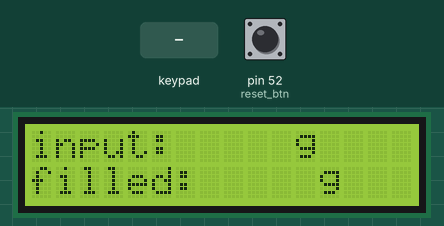
A sketch run on a simulated Arduino Mega 2560, built with avr-gcc and run on an emulated ATmega2560. Parts: 16×2 character LCD. The test bench sets the inputs (shaded band); at power-on: pin 52 (reset_btn) HIGH. What the sketch prints to the serial monitor is not drawn.

Above: at 1.2 s.
1.3 s: keypad keys 3 7 3 5 3 3 3 1 pressed 0.4 s apart
At 3.3 s:
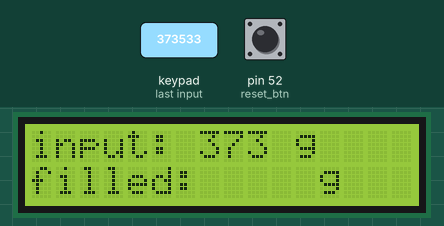
6.0 s: key '*' pressed
At 7.2 s:
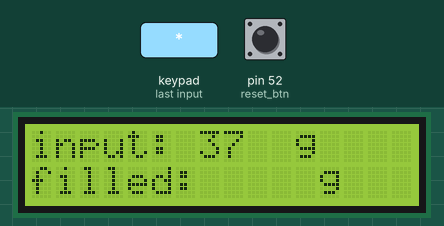
7.7 s: keypad keys 2 9 2 7 2 5 # pressed 0.4 s apart
At 8.4 s:
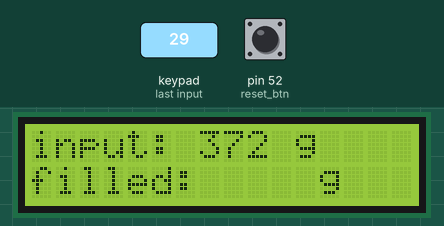
Timing chart, 0 to 10.7 s (numbered marks = the images above; inputs shaded):
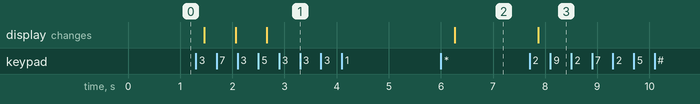

The sketch:

MeasurementInput_SM.ino
```cpp
//Measurement Input SM

//4x3 keypad (no letters)

//keypad library
#include <Keypad.h>
//lcd library
#include <LiquidCrystal.h>

//initialize keypad
const byte ROWS = 4; //4 rows
const byte COLS = 4; //4 columns

char keys[ROWS][COLS] = {
  {'1', '2', '3'},
  {'4', '5', '6'},
  {'7', '8', '9'},
  {'*', '0', '#'}
};
byte row_pins[ROWS] = {37, 35, 33, 31}; //connect to the row pinouts of the keypad
byte col_pins[COLS] = {29, 27, 25}; // connect to the column pinouts of the keypad

Keypad keypad = Keypad( makeKeymap(keys), row_pins, col_pins, ROWS, COLS);

//initialize lcd
const char rs = 53, en = 51, d4 = 49, d5 = 47, d6 = 45, d7 = 43;
LiquidCrystal lcd(rs, en, d4, d5, d6, d7);

//initialize buttons
unsigned char reset_btn = 52;

//Measurement Input SM
//global variable
unsigned char dispense = 0;
unsigned long measurement = 0;

enum MeasurementInputSM_states {MI_Start, MI_Wait, MI_Reset, MI_PressKey, MI_EndofPress, MI_Backspace, MI_Enter} MI_state;

void MeasurementInputSM_Tick() {

  //get the character of the button pressed
  char key = keypad.getKey();
  // key = 0 --> no buttons pressed

  //get reset value
  bool reset = (digitalRead(reset_btn) == LOW);

  static int keypad_inputs[3] = {0, 0, 0};
  static unsigned char k = 0; //iterator for keypad input array ({H, T, O})
  static unsigned char prev_k = 0;
  static unsigned char kp_input_places = 0;
  static unsigned char col_cursor = 7;
  static bool recently_backspaced = 0;

  //transition
  switch(MI_state) {
    case MI_Start:
      MI_state = MI_Wait;
      lcd.setCursor(7, 0);
      break;

    case MI_Wait:
      if (reset) {
        MI_state = MI_Reset;

        col_cursor = 7;
        lcd.setCursor(col_cursor, 0);
        lcd.print("   ");
        col_cursor = 7;
        measurement = 0;

        for (unsigned char i = 0; i < 3; i++) {
          keypad_inputs[i] = 0;
        }

        kp_input_places = 0;
        k = 0;

        //recently_backspaced = 0;
      }
      else {
        if (key == 0) {
          MI_state = MI_Wait;
        }
        else if (key == '*') {
          MI_state = MI_Backspace;

          if (col_cursor > 7) {

            recently_backspaced = 1;
            Serial.print("Backspace SM backspace: ");
            Serial.println(recently_backspaced);

            col_cursor--;
            lcd.setCursor(col_cursor, 0);
            lcd.print(' ');

            if (prev_k < k) {
              k--;
            }

            Serial.print("Backspace SM k (0 updated to): ");
            Serial.println(k, DEC);
            keypad_inputs[k] = 0;

            prev_k = k;

            if (k > 0) {
              k--;
            }

            Serial.print("Backspace SM k: ");
            Serial.println(k, DEC);

            if (kp_input_places > 0) {
              kp_input_places--;
              if (kp_input_places == 0) { //no number and reached the end -> cannot backspace anymore backspace
                recently_backspaced = 0;
              }
            }
            Serial.print("Backspace SM kp_input_places: ");
            Serial.println(kp_input_places, DEC);
          }

        }
        else if (key == '#') {
          MI_state = MI_Enter;
          dispense = 1;

          if (kp_input_places == 1) {
            measurement = keypad_inputs[0];
            Serial.println(measurement);
          }
          else if(kp_input_places == 2) {
            measurement = (keypad_inputs[0] * 10) + keypad_inputs[1];
            Serial.println(measurement);
          }
          else if (kp_input_places == 3) {
            measurement = (keypad_inputs[0] * 100) + (keypad_inputs[1] * 10) + (keypad_inputs[2]);
            Serial.println(measurement);
          }
          else {
            measurement = 0;
            Serial.println(measurement);
          }

        }
        else { //number key pressed
          if (col_cursor < 10) {
            MI_state = MI_PressKey;

            lcd.setCursor(col_cursor, 0);
            lcd.print(key);
            col_cursor++;

            if (recently_backspaced) { //recently backspaced so need to increment k to go to the next space, cannot replace the current number in the tens place
              k++;
            }

            prev_k = k; //set prev to current k, if prev_k == 1 and current k == 2, backspace by 1

            Serial.print("PressKey SM k (where key is updated to): ");
            Serial.println(k, DEC);

            keypad_inputs[k] = key - 48;
            //Serial.println(keypad_inputs[k], DEC);
            if (k < 2) {
              k++;
            }

            Serial.print("PressKey SM k (incremented k): ");
            Serial.println(k, DEC);

            if (kp_input_places < 3) {
              kp_input_places++;
            }
            //Serial.print(kp_input_places, HEX);

            recently_backspaced = 0;
            Serial.print("Press Key SM backspace: ");
            Serial.println(recently_backspaced);

          }
          else {
            MI_state = MI_EndofPress;
          }
        }
      }

      break;

    case MI_Reset:
      if (reset) {
        MI_state = MI_Reset;
      }
      else {
        MI_state = MI_Wait;
      }
      break;

    case MI_PressKey:
      if (key == 0) {
        MI_state = MI_Wait;
      }
      else {
        MI_state = MI_PressKey;
      }
      break;

    case MI_EndofPress:
      if (key == 0) {
        MI_state = MI_Wait;
      }
      else {
        MI_state = MI_EndofPress;
      }
      break;

    case MI_Backspace:
      if (key == '*') {
        MI_state = MI_Backspace;
      }
      else {
        MI_state = MI_Wait;
      }
      break;

    case MI_Enter:
      if (key == '#') {
        MI_state = MI_Enter;
      }
      else {
        MI_state = MI_Wait;
        dispense = 0;
      }
      break;

    default:
      break;

  }

  //action
  switch(MI_state) {

  }

}

void setup() {
  // put your setup code here, to run once:

  //initialize serial monitor
  Serial.begin(9600);

  //initialize reset btn
  pinMode(reset_btn, INPUT_PULLUP);

  //initialize lcd
  lcd.begin(16, 2); //set up lcd's number of columns and rows
  lcd.setCursor(0,0);
  lcd.print("input: ");
  lcd.setCursor(11, 0);
  lcd.print('g');
  lcd.setCursor(0,1);
  lcd.print("filled: ");
  lcd.setCursor(12,1);
  lcd.print('g');
}

unsigned long MI_prev_time = -200; //set to -200 so that SM runs initially
//initial => millis() = 0
// 0 - (-200) = 200

void loop() {
  // put your main code here, to run repeatedly:

  unsigned long current_time = millis();
  if (current_time - MI_prev_time >= 200) { //check if elapsed time == 200
    MeasurementInputSM_Tick();
    MI_prev_time = current_time;
  }

}
```

Measured:
- after the input at 1.3 s, the display: first changes after 0.17 s (image 1 shows a later state)
- after the input at 6.0 s, the display: changes after 0.27 s (image 2)
- after the input at 7.7 s, the display: changes after 0.17 s (image 3)
